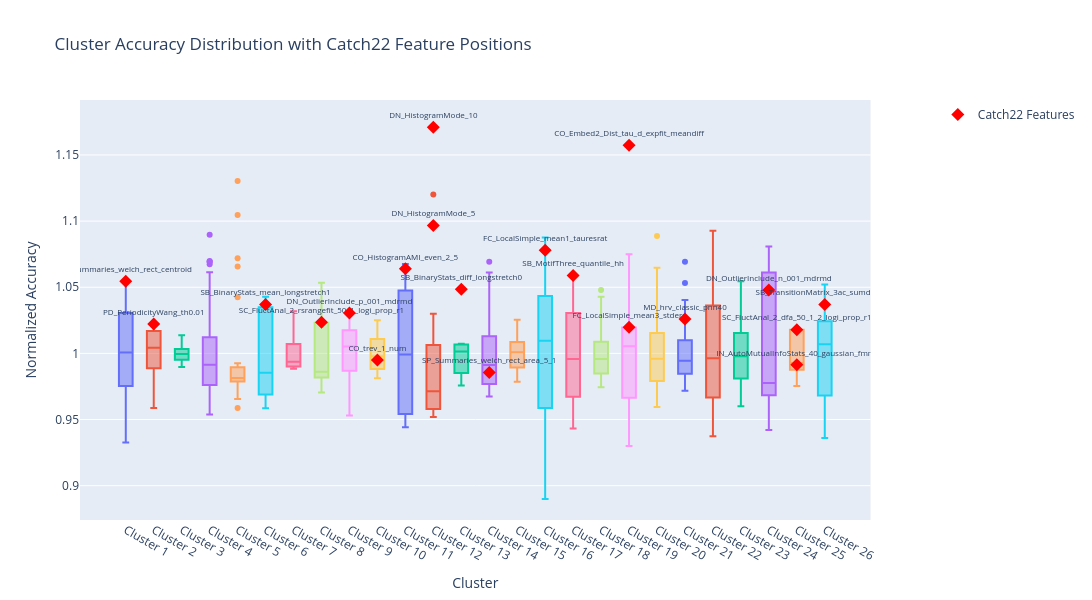

Here is the notebook cell this chart was saved with:
### Code cell
fig = make_subplots(specs=[[{"secondary_y": True}]])

# Box plots of cluster accuracies across datasets
for col in heatmap_df.columns:
    fig.add_trace(
        go.Box(y=heatmap_df[col], name=col, showlegend=False),
        secondary_y=False,
    )

# Individual catch22 feature normalized accuracy from c22_cluster_scores
for cluster, scores in c22_cluster_scores.items():
    fig.add_trace(
        go.Scatter(
            x=[f"Cluster {cluster}"] * len(scores),
            y=scores.values,
            mode="markers+text",
            name="Catch22 Features",
            showlegend=(cluster == list(c22_cluster_scores.keys())[0]),
            marker=dict(color="red", size=10, symbol="diamond"),
            text=scores.index,
            textposition="top center",
            textfont=dict(size=8),
        ),
    )

fig.update_layout(
    title="Cluster Accuracy Distribution with Catch22 Feature Positions",
    xaxis_title="Cluster",
    width=1100,
    height=600,
)
fig.update_yaxes(title_text="Normalized Accuracy", secondary_y=False)
fig.show()

### Figure 1 — Plotly figure (JSON) as saved in the notebook; plotly's stock layout.template omitted (floating-point values rounded to 4 significant figures; data arrays with more than 128 entries replaced by an {"elided": "..."} marker saying what was removed)
{"data": [{"name": "Cluster 1", "showlegend": false, "type": "box", "xaxis": "x", "y": {"elided": "710 float values"}, "yaxis": "y"}, {"name": "Cluster 2", "showlegend": false, "type": "box", "xaxis": "x", "y": {"elided": "710 float values"}, "yaxis": "y"}, {"name": "Cluster 3", "showlegend": false, "type": "box", "xaxis": "x", "y": {"elided": "710 float values"}, "yaxis": "y"}, {"name": "Cluster 4", "showlegend": false, "type": "box", "xaxis": "x", "y": {"elided": "710 float values"}, "yaxis": "y"}, {"name": "Cluster 5", "showlegend": false, "type": "box", "xaxis": "x", "y": {"elided": "710 float values"}, "yaxis": "y"}, {"name": "Cluster 6", "showlegend": false, "type": "box", "xaxis": "x", "y": {"elided": "710 float values"}, "yaxis": "y"}, {"name": "Cluster 7", "showlegend": false, "type": "box", "xaxis": "x", "y": {"elided": "710 float values"}, "yaxis": "y"}, {"name": "Cluster 8", "showlegend": false, "type": "box", "xaxis": "x", "y": {"elided": "710 float values"}, "yaxis": "y"}, {"name": "Cluster 9", "showlegend": false, "type": "box", "xaxis": "x", "y": {"elided": "710 float values"}, "yaxis": "y"}, {"name": "Cluster 10", "showlegend": false, "type": "box", "xaxis": "x", "y": {"elided": "710 float values"}, "yaxis": "y"}, {"name": "Cluster 11", "showlegend": false, "type": "box", "xaxis": "x", "y": {"elided": "710 float values"}, "yaxis": "y"}, {"name": "Cluster 12", "showlegend": false, "type": "box", "xaxis": "x", "y": {"elided": "710 float values"}, "yaxis": "y"}, {"name": "Cluster 13", "showlegend": false, "type": "box", "xaxis": "x", "y": {"elided": "710 float values"}, "yaxis": "y"}, {"name": "Cluster 14", "showlegend": false, "type": "box", "xaxis": "x", "y": {"elided": "710 float values"}, "yaxis": "y"}, {"name": "Cluster 15", "showlegend": false, "type": "box", "xaxis": "x", "y": {"elided": "710 float values"}, "yaxis": "y"}, {"name": "Cluster 16", "showlegend": false, "type": "box", "xaxis": "x", "y": {"elided": "710 float values"}, "yaxis": "y"}, {"name": "Cluster 17", "showlegend": false, "type": "box", "xaxis": "x", "y": {"elided": "710 float values"}, "yaxis": "y"}, {"name": "Cluster 18", "showlegend": false, "type": "box", "xaxis": "x", "y": {"elided": "710 float values"}, "yaxis": "y"}, {"name": "Cluster 19", "showlegend": false, "type": "box", "xaxis": "x", "y": {"elided": "710 float values"}, "yaxis": "y"}, {"name": "Cluster 20", "showlegend": false, "type": "box", "xaxis": "x", "y": {"elided": "710 float values"}, "yaxis": "y"}, {"name": "Cluster 21", "showlegend": false, "type": "box", "xaxis": "x", "y": {"elided": "710 float values"}, "yaxis": "y"}, {"name": "Cluster 22", "showlegend": false, "type": "box", "xaxis": "x", "y": {"elided": "710 float values"}, "yaxis": "y"}, {"name": "Cluster 23", "showlegend": false, "type": "box", "xaxis": "x", "y": {"elided": "710 float values"}, "yaxis": "y"}, {"name": "Cluster 24", "showlegend": false, "type": "box", "xaxis": "x", "y": {"elided": "710 float values"}, "yaxis": "y"}, {"name": "Cluster 25", "showlegend": false, "type": "box", "xaxis": "x", "y": {"elided": "710 float values"}, "yaxis": "y"}, {"name": "Cluster 26", "showlegend": false, "type": "box", "xaxis": "x", "y": {"elided": "710 float values"}, "yaxis": "y"}, {"marker": {"color": "red", "size": 10, "symbol": "diamond"}, "mode": "markers+text", "name": "Catch22 Features", "showlegend": true, "text": ["SP_Summaries_welch_rect_centroid"], "textfont": {"size": 8}, "textposition": "top center", "type": "scatter", "x": ["Cluster 1"], "y": [1.055]}, {"marker": {"color": "red", "size": 10, "symbol": "diamond"}, "mode": "markers+text", "name": "Catch22 Features", "showlegend": false, "text": ["PD_PeriodicityWang_th0.01"], "textfont": {"size": 8}, "textposition": "top center", "type": "scatter", "x": ["Cluster 2"], "y": [1.022]}, {"marker": {"color": "red", "size": 10, "symbol": "diamond"}, "mode": "markers+text", "name": "Catch22 Features", "showlegend": false, "text": ["SB_BinaryStats_mean_longstretch1"], "textfont": {"size": 8}, "textposition": "top center", "type": "scatter", "x": ["Cluster 6"], "y": [1.037]}, {"marker": {"color": "red", "size": 10, "symbol": "diamond"}, "mode": "markers+text", "name": "Catch22 Features", "showlegend": false, "text": ["SC_FluctAnal_2_rsrangefit_50_1_logi_prop_r1"], "textfont": {"size": 8}, "textposition": "top center", "type": "scatter", "x": ["Cluster 8"], "y": [1.024]}, {"marker": {"color": "red", "size": 10, "symbol": "diamond"}, "mode": "markers+text", "name": "Catch22 Features", "showlegend": false, "text": ["DN_OutlierInclude_p_001_mdrmd"], "textfont": {"size": 8}, "textposition": "top center", "type": "scatter", "x": ["Cluster 9"], "y": [1.031]}, {"marker": {"color": "red", "size": 10, "symbol": "diamond"}, "mode": "markers+text", "name": "Catch22 Features", "showlegend": false, "text": ["CO_trev_1_num"], "textfont": {"size": 8}, "textposition": "top center", "type": "scatter", "x": ["Cluster 10"], "y": [0.995]}, {"marker": {"color": "red", "size": 10, "symbol": "diamond"}, "mode": "markers+text", "name": "Catch22 Features", "showlegend": false, "text": ["CO_HistogramAMI_even_2_5"], "textfont": {"size": 8}, "textposition": "top center", "type": "scatter", "x": ["Cluster 11"], "y": [1.064]}, {"marker": {"color": "red", "size": 10, "symbol": "diamond"}, "mode": "markers+text", "name": "Catch22 Features", "showlegend": false, "text": ["DN_HistogramMode_10", "DN_HistogramMode_5"], "textfont": {"size": 8}, "textposition": "top center", "type": "scatter", "x": ["Cluster 12", "Cluster 12"], "y": [1.171, 1.097]}, {"marker": {"color": "red", "size": 10, "symbol": "diamond"}, "mode": "markers+text", "name": "Catch22 Features", "showlegend": false, "text": ["SB_BinaryStats_diff_longstretch0"], "textfont": {"size": 8}, "textposition": "top center", "type": "scatter", "x": ["Cluster 13"], "y": [1.048]}, {"marker": {"color": "red", "size": 10, "symbol": "diamond"}, "mode": "markers+text", "name": "Catch22 Features", "showlegend": false, "text": ["SP_Summaries_welch_rect_area_5_1"], "textfont": {"size": 8}, "textposition": "top center", "type": "scatter", "x": ["Cluster 14"], "y": [0.9856]}, {"marker": {"color": "red", "size": 10, "symbol": "diamond"}, "mode": "markers+text", "name": "Catch22 Features", "showlegend": false, "text": ["FC_LocalSimple_mean1_tauresrat"], "textfont": {"size": 8}, "textposition": "top center", "type": "scatter", "x": ["Cluster 16"], "y": [1.078]}, {"marker": {"color": "red", "size": 10, "symbol": "diamond"}, "mode": "markers+text", "name": "Catch22 Features", "showlegend": false, "text": ["SB_MotifThree_quantile_hh"], "textfont": {"size": 8}, "textposition": "top center", "type": "scatter", "x": ["Cluster 17"], "y": [1.059]}, {"marker": {"color": "red", "size": 10, "symbol": "diamond"}, "mode": "markers+text", "name": "Catch22 Features", "showlegend": false, "text": ["CO_Embed2_Dist_tau_d_expfit_meandiff", "FC_LocalSimple_mean3_stderr"], "textfont": {"size": 8}, "textposition": "top center", "type": "scatter", "x": ["Cluster 19", "Cluster 19"], "y": [1.157, 1.02]}, {"marker": {"color": "red", "size": 10, "symbol": "diamond"}, "mode": "markers+text", "name": "Catch22 Features", "showlegend": false, "text": ["MD_hrv_classic_pnn40"], "textfont": {"size": 8}, "textposition": "top center", "type": "scatter", "x": ["Cluster 21"], "y": [1.026]}, {"marker": {"color": "red", "size": 10, "symbol": "diamond"}, "mode": "markers+text", "name": "Catch22 Features", "showlegend": false, "text": ["DN_OutlierInclude_n_001_mdrmd"], "textfont": {"size": 8}, "textposition": "top center", "type": "scatter", "x": ["Cluster 24"], "y": [1.048]}, {"marker": {"color": "red", "size": 10, "symbol": "diamond"}, "mode": "markers+text", "name": "Catch22 Features", "showlegend": false, "text": ["SC_FluctAnal_2_dfa_50_1_2_logi_prop_r1", "IN_AutoMutualInfoStats_40_gaussian_fmmi"], "textfont": {"size": 8}, "textposition": "top center", "type": "scatter", "x": ["Cluster 25", "Cluster 25"], "y": [1.018, 0.9914]}, {"marker": {"color": "red", "size": 10, "symbol": "diamond"}, "mode": "markers+text", "name": "Catch22 Features", "showlegend": false, "text": ["SB_TransitionMatrix_3ac_sumdiagcov"], "textfont": {"size": 8}, "textposition": "top center", "type": "scatter", "x": ["Cluster 26"], "y": [1.037]}], "layout": {"height": 600, "title": {"text": "Cluster Accuracy Distribution with Catch22 Feature Positions"}, "width": 1100, "xaxis": {"anchor": "y", "domain": [0, 0.94], "title": {"text": "Cluster"}}, "yaxis": {"anchor": "x", "domain": [0, 1], "title": {"text": "Normalized Accuracy"}}, "yaxis2": {"anchor": "x", "overlaying": "y", "side": "right"}}}
